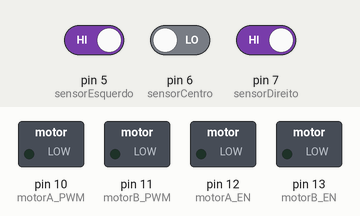
A sketch run on a simulated Arduino Uno, built with avr-gcc and run on an emulated ATmega328P. Parts: switched loads named in the sketch (green lamp = pin HIGH). The inputs (shaded band) are chosen by the test bench; at power-on: pin 5 (sensorEsquerdo) HIGH, pin 7 (sensorDireito) HIGH, pin 6 (sensorCentro) LOW.

Above: at 1.2 s.
1.3 s: pin 5 (sensorEsquerdo) driven LOW
At 2.5 s:
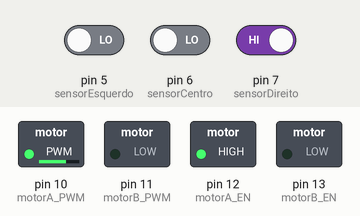
2.8 s: pin 5 (sensorEsquerdo) driven HIGH and pin 7 (sensorDireito) driven LOW
At 3.7 s:
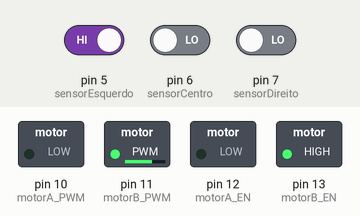
4.3 s: pin 5 (sensorEsquerdo) driven LOW and pin 6 (sensorCentro) driven HIGH
At 4.8 s:
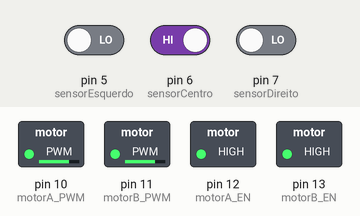
Timing chart, 0 to 7.3 s (numbered marks = the images above; inputs shaded):
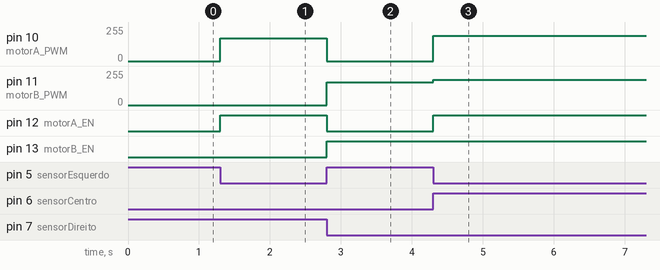

The sketch:

segue_linha_tutorial.ino
```cpp
//Motores – Saídas digitais
int motorA_PWM = 10; //Controle de velocidade do motor A (Esquerdo)
int motorB_PWM = 11; //Controle de velocidade do motor B (Direito)
int motorA_EN = 12; //Controle de direção do motor A (Esquerdo)
int motorB_EN = 13; //Controle de direção do motor B (Direito)

//Sensor TCRT5000 – Entradas digitais
int sensorDireito = 7; //Pino do sensor TCRT direito
int sensorCentro = 6; //Pino do sensor TCRT central
int sensorEsquerdo = 5; //Pino do sensor TCRT esquerdo

//Variáveis para armazenar a leitura dos sensores TCRT5000
int leituraDireito; //Pino do sensor TCRT direito
int leituraCentro; //Pino do sensor TCRT central
int leituraEsquerdo; //Pino do sensor TCRT esquerdo

//Velocidade PWM
int veloc0 = 0; //Velocidade para parar os motores
int veloc1 = 190; //Velocidade motor A
int veloc2 = 190; //Velocidade motor B
int veloc3 = 170; //Velocidade motor A
int veloc4 = 170; //Velocidade motor B

void setup() {
    //Configura os motores como saída
    pinMode (motorA_PWM, OUTPUT);
    pinMode (motorA_EN, OUTPUT);
    pinMode (motorB_PWM, OUTPUT);
    pinMode (motorB_EN, OUTPUT);

    //Configura os sensores como entrada
    pinMode (sensorDireito, INPUT);
    pinMode (sensorCentro, INPUT);
    pinMode (sensorEsquerdo, INPUT);
}

void loop() {
    leitura(); //Chama a função de leitura dos sensores
    seguidor(); //Chama a função seguidor de linha
}

void leitura() {
    leituraDireito = digitalRead (sensorDireito); //Leitura do sensor direito
    leituraCentro = digitalRead (sensorCentro); //Leitura do sensor central
    leituraEsquerdo = digitalRead (sensorEsquerdo); //Leitura do sensor esquerdo
}

void seguidor() {
    if ((leituraDireito == 0) && (leituraCentro == 1) && (leituraEsquerdo == 0)) { //Sensor central detectou a linha
        frente(); //CDR CAR move para frente
    }
    if ((leituraDireito == 1) && (leituraCentro == 0) && (leituraEsquerdo == 0)) { //Sensor direito detectou a linha
        direita(); //CDR CAR move para a direita
    }
    if ((leituraDireito == 0) && (leituraCentro == 0) && (leituraEsquerdo == 1)) { //Sensor esquerdo detectou a linha
        esquerda(); //CDR CAR move para a esquerda
    }
}

void frente() {
    digitalWrite(motorA_EN, HIGH); //Motor A. HIGH = Frente
    digitalWrite(motorB_EN, HIGH); //Motor B. HIGH = Frente
    analogWrite(motorA_PWM, veloc1); //Motor A com pwm = veloc1
    analogWrite(motorB_PWM, veloc2); //Motor B com pwm = veloc2
}
void direita() {
    digitalWrite(motorA_EN, HIGH); //Motor A. HIGH = Frente
    digitalWrite(motorB_EN, LOW); //Motor B. HIGH = Frente
    analogWrite(motorA_PWM, veloc3); //Motor A com pwm = veloc3
    analogWrite(motorB_PWM, veloc0); //Motor B com pwm = veloc0
}
void esquerda() {
    digitalWrite(motorA_EN, LOW); //Motor A. HIGH = Frente
    digitalWrite(motorB_EN, HIGH); //Motor B. HIGH = Frente
    analogWrite(motorA_PWM, veloc0); //Motor A com pwm = veloc0
    analogWrite(motorB_PWM, veloc4); //Motor B com pwm = veloc4
}
```

segue_linha_v1.c
```cpp
#include <avr/io.h>
#include <stdint.h>

/* ---------- Definicoes de pinos (registradores do ATmega328) ---------- */
#define SENSOR_ESQ_PIN   PD5
#define SENSOR_CEN_PIN   PD6
#define SENSOR_DIR_PIN   PD7

#define MOTOR_A_EN_PIN   PB4   /* direcao motor A (esquerdo) */
#define MOTOR_B_EN_PIN   PB5   /* direcao motor B (direito)  */

/* ---------- Parametros de velocidade (PWM 0-255) ---------- */
/* Ajuste estes valores durante os testes de pista */
static uint8_t VELOC_RETA        = 210;
static uint8_t VELOC_CURVA_LEVE  = 150;
static uint8_t VELOC_CURVA_FORTE = 90;
static uint8_t VELOC_PIVOT       = 60;
static uint8_t VELOC_BUSCA       = 120;

/* Rampa de suavizacao de PWM (evita picos de corrente / trepidacao) */
#define RAMPA_MAX 25

static uint8_t pwmAtualA = 0;
static uint8_t pwmAtualB = 0;
static int8_t  ultimoLado = 0; /* -1 = esquerda, 0 = centro, 1 = direita */

/* ---------- Inicializacao dos pinos digitais dos sensores ---------- */
static void sensores_init(void) {
    /* PD5, PD6, PD7 como entrada */
    DDRD &= (uint8_t)~((1 << SENSOR_ESQ_PIN) | (1 << SENSOR_CEN_PIN) | (1 << SENSOR_DIR_PIN));
}

/* ---------- Inicializacao dos pinos de direcao dos motores (EN) ---------- */
static void motores_dir_init(void) {
    DDRB |= (1 << MOTOR_A_EN_PIN) | (1 << MOTOR_B_EN_PIN);
    /* Motores sempre "para frente": a curva e feita variando o PWM
       relativo entre os dois motores (skid steering), nunca invertendo
       o sentido - isso evita a freada brusca de inverter+zerar juntos. */
    PORTB |= (1 << MOTOR_A_EN_PIN) | (1 << MOTOR_B_EN_PIN);
}

/* ---------- Inicializacao do PWM (Timer1 -> pino 10 / OC1B, PB2) ---------- */
static void pwm_motorA_init(void) {
    DDRB |= (1 << PB2);
    /* Fast PWM 8 bits, non-inverting, prescaler = 64 */
    TCCR1A = (1 << COM1B1) | (1 << WGM10) | (1 << WGM11) & 0; /* configurado abaixo */
    TCCR1A = (1 << COM1B1) | (1 << WGM10);
    TCCR1B = (1 << WGM12) | (1 << CS11) | (1 << CS10); /* prescaler 64, modo Fast PWM 8-bit (WGM12+WGM10) */
    OCR1B = 0;
}

/* ---------- Inicializacao do PWM (Timer2 -> pino 11 / OC2A, PB3) ---------- */
static void pwm_motorB_init(void) {
    DDRB |= (1 << PB3);
    /* Fast PWM 8 bits, non-inverting, prescaler = 64 */
    TCCR2A = (1 << COM2A1) | (1 << WGM21) | (1 << WGM20);
    TCCR2B = (1 << CS22); /* prescaler 64 */
    OCR2A = 0;
}

static inline void pwm_motorA_set(uint8_t valor) { OCR1B = valor; }
static inline void pwm_motorB_set(uint8_t valor) { OCR2A = valor; }

/* ---------- Leitura digital dos sensores ---------- */
static inline uint8_t ler_sensor_esq(void) { return (PIND & (1 << SENSOR_ESQ_PIN)) ? 1 : 0; }
static inline uint8_t ler_sensor_cen(void) { return (PIND & (1 << SENSOR_CEN_PIN)) ? 1 : 0; }
static inline uint8_t ler_sensor_dir(void) { return (PIND & (1 << SENSOR_DIR_PIN)) ? 1 : 0; }

/* ---------- Rampa de suavizacao de PWM ---------- */
static uint8_t aplicar_rampa(uint8_t atual, uint8_t alvo) {
    if (alvo > atual) {
        uint16_t novo = (uint16_t)atual + RAMPA_MAX;
        return (novo > alvo) ? alvo : (uint8_t)novo;
    } else if (alvo < atual) {
        int16_t novo = (int16_t)atual - RAMPA_MAX;
        return (novo < alvo) ? alvo : (uint8_t)novo;
    }
    return atual;
}

int main(void) {
    sensores_init();
    motores_dir_init();
    pwm_motorA_init();
    pwm_motorB_init();

    for (;;) {
        uint8_t esq = ler_sensor_esq();
        uint8_t cen = ler_sensor_cen();
        uint8_t dir = ler_sensor_dir();

        uint8_t pwmA, pwmB;

        if (cen && !esq && !dir) {
            /* Linha centralizada -> reta, velocidade maxima */
            pwmA = VELOC_RETA;
            pwmB = VELOC_RETA;
            ultimoLado = 0;
        }
        else if (dir && !cen && !esq) {
            /* Curva forte para a direita */
            pwmA = VELOC_CURVA_FORTE;
            pwmB = VELOC_PIVOT;
            ultimoLado = 1;
        }
        else if (esq && !cen && !dir) {
            /* Curva forte para a esquerda */
            pwmA = VELOC_PIVOT;
            pwmB = VELOC_CURVA_FORTE;
            ultimoLado = -1;
        }
        else if (cen && dir && !esq) {
            /* Transicao leve para a direita */
            pwmA = VELOC_RETA;
            pwmB = VELOC_CURVA_LEVE;
            ultimoLado = 1;
        }
        else if (cen && esq && !dir) {
            /* Transicao leve para a esquerda */
            pwmA = VELOC_CURVA_LEVE;
            pwmB = VELOC_RETA;
            ultimoLado = -1;
        }
        else if (esq && cen && dir) {
            /* Cruzamento: atravessa em linha reta */
            pwmA = VELOC_RETA;
            pwmB = VELOC_RETA;
        }
        else {
            /* Linha perdida: busca para o ultimo lado detectado */
            if (ultimoLado >= 0) {
                pwmA = VELOC_BUSCA;
                pwmB = 0;
            } else {
                pwmA = 0;
                pwmB = VELOC_BUSCA;
            }
        }

        pwmAtualA = aplicar_rampa(pwmAtualA, pwmA);
        pwmAtualB = aplicar_rampa(pwmAtualB, pwmB);

        pwm_motorA_set(pwmAtualA);
        pwm_motorB_set(pwmAtualB);
    }

    return 0;
}
```

Measured:
- after the input at 1.3 s, pin 10 (motorA_PWM): 0/255 → 170/255 at once; pin 12 (motorA_EN): LOW → HIGH at once
- after the input at 2.8 s, pin 10 (motorA_PWM): 170/255 → 0/255 at once; pin 11 (motorB_PWM): 0/255 → 170/255 at once; pin 12 (motorA_EN): HIGH → LOW at once; pin 13 (motorB_EN): LOW → HIGH at once
- after the input at 4.3 s, pin 10 (motorA_PWM): 0/255 → 190/255 at once; pin 11 (motorB_PWM): 170/255 → 190/255 at once; pin 12 (motorA_EN): LOW → HIGH at once
